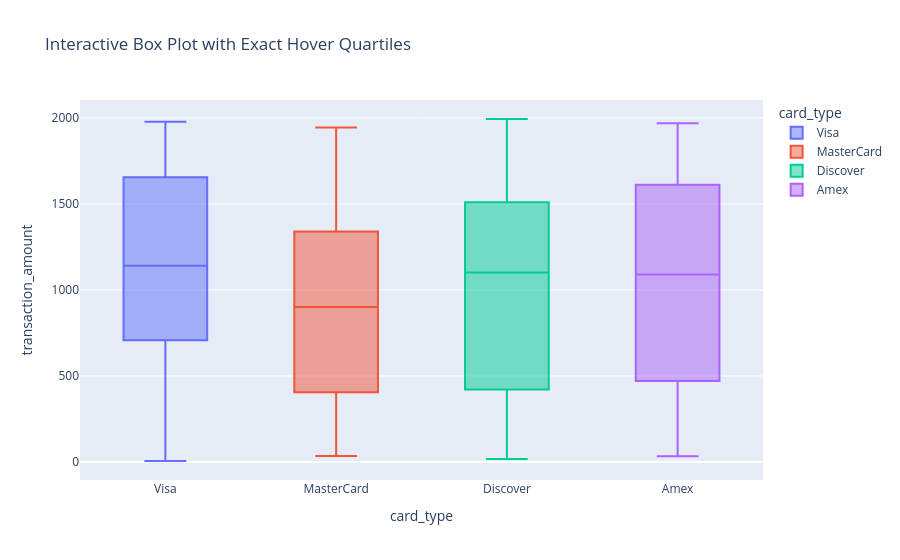

Notebook code cell kept with this figure:
### Markdown cell above
### 🔹 🔹 Interactive Box Plots: `px.box()`
Demonstrates how to use `🔹 Interactive Box Plots: `px.box()`` in Python. Visualizations turn complex numerical data into clear, intuitive graphics, helping you spot trends, patterns, and anomalies quickly. **Tip:** Always provide clear axis labels (`xlabel`, `ylabel`) and a title so viewers can interpret your visualization at a glance.

**Syntax:** `fig = px.box(df.head(300), x='card_type', y='transaction_amount', color='card_type', points='outliers', title='Interactive Box Plot with Exact Hover Quartiles')`

### Code cell
fig = px.box(df.head(300), x='card_type', y='transaction_amount', color='card_type', points='outliers', title='Interactive Box Plot with Exact Hover Quartiles')
fig.show()

### Figure 1 — Plotly figure (JSON) as saved in the notebook; plotly's stock layout.template omitted (floating-point values rounded to 4 significant figures)
{"data": [{"alignmentgroup": "True", "boxpoints": "outliers", "hovertemplate": "card_type=%{x}<br>transaction_amount=%{y}<extra></extra>", "legendgroup": "Visa", "marker": {"color": "#636efa"}, "name": "Visa", "notched": false, "offsetgroup": "Visa", "orientation": "v", "showlegend": true, "type": "box", "x": ["Visa", "Visa", "Visa", "Visa", "Visa", "Visa", "Visa", "Visa", "Visa", "Visa", "Visa", "Visa", "Visa", "Visa", "Visa", "Visa", "Visa", "Visa", "Visa", "Visa", "Visa", "Visa", "Visa", "Visa", "Visa", "Visa", "Visa", "Visa", "Visa", "Visa", "Visa", "Visa", "Visa", "Visa", "Visa", "Visa", "Visa", "Visa", "Visa", "Visa", "Visa", "Visa", "Visa", "Visa", "Visa", "Visa", "Visa", "Visa", "Visa", "Visa", "Visa", "Visa", "Visa", "Visa", "Visa", "Visa", "Visa", "Visa", "Visa", "Visa", "Visa", "Visa", "Visa", "Visa", "Visa", "Visa", "Visa", "Visa", "Visa", "Visa", "Visa", "Visa", "Visa"], "x0": " ", "xaxis": "x", "y": [1216.0, 1264.0, 363.5, 679.9, 1805.0, 1145.0, 320.6, 507.1, 726.1, 1361.0, 1790.0, 1753.0, 1042.0, 806.3, 1879.0, 627.2, 521.4, 1544.0, 1134.0, 1620.0, 1336.0, 838.8, 717.8, 1072.0, 75.02, 144.3, 1002.0, 1790.0, 662.9, 1243.0, 865.5, 1898.0, 536.5, 1501.0, 1436.0, 1881.0, 1814.0, 1263.0, 1835.0, 1254.0, 1290.0, 1977.0, 863.3, 1658.0, 1180.0, 469.2, 583.9, 1930.0, 1035.0, 233.7, 1028.0, 1015.0, 1141.0, 269.8, 1893.0, 1263.0, 145.1, 5.9, 1661.0, 1654.0, 1906.0, 1286.0, 1664.0, 923.2, 470.2, 1051.0, 1504.0, 1002.0, 324.2, 1908.0, 720.0, 1710.0, 998.0], "y0": " ", "yaxis": "y"}, {"alignmentgroup": "True", "boxpoints": "outliers", "hovertemplate": "card_type=%{x}<br>transaction_amount=%{y}<extra></extra>", "legendgroup": "MasterCard", "marker": {"color": "#EF553B"}, "name": "MasterCard", "notched": false, "offsetgroup": "MasterCard", "orientation": "v", "showlegend": true, "type": "box", "x": ["MasterCard", "MasterCard", "MasterCard", "MasterCard", "MasterCard", "MasterCard", "MasterCard", "MasterCard", "MasterCard", "MasterCard", "MasterCard", "MasterCard", "MasterCard", "MasterCard", "MasterCard", "MasterCard", "MasterCard", "MasterCard", "MasterCard", "MasterCard", "MasterCard", "MasterCard", "MasterCard", "MasterCard", "MasterCard", "MasterCard", "MasterCard", "MasterCard", "MasterCard", "MasterCard", "MasterCard", "MasterCard", "MasterCard", "MasterCard", "MasterCard", "MasterCard", "MasterCard", "MasterCard", "MasterCard", "MasterCard", "MasterCard", "MasterCard", "MasterCard", "MasterCard", "MasterCard", "MasterCard", "MasterCard", "MasterCard", "MasterCard", "MasterCard", "MasterCard", "MasterCard", "MasterCard", "MasterCard", "MasterCard", "MasterCard", "MasterCard", "MasterCard", "MasterCard", "MasterCard", "MasterCard", "MasterCard", "MasterCard", "MasterCard"], "x0": " ", "xaxis": "x", "y": [325.0, 1285.0, 559.9, 567.7, 1662.0, 900.9, 1661.0, 783.5, 1304.0, 1945.0, 51.76, 646.9, 908.9, 1147.0, 1350.0, 235.8, 1884.0, 964.2, 1088.0, 34.86, 73.44, 1938.0, 332.6, 375.4, 1525.0, 184.1, 1090.0, 205.5, 760.4, 707.7, 911.5, 389.2, 181.6, 1458.0, 1282.0, 961.2, 1592.0, 1691.0, 1313.0, 1234.0, 407.3, 53.41, 1294.0, 440.2, 302.8, 812.9, 493.0, 1516.0, 1504.0, 1330.0, 1875.0, 465.6, 403.9, 545.8, 602.8, 1565.0, 486.9, 165.6, 1210.0, 900.7, 75.08, 1654.0, 515.4, 1827.0], "y0": " ", "yaxis": "y"}, {"alignmentgroup": "True", "boxpoints": "outliers", "hovertemplate": "card_type=%{x}<br>transaction_amount=%{y}<extra></extra>", "legendgroup": "Discover", "marker": {"color": "#00cc96"}, "name": "Discover", "notched": false, "offsetgroup": "Discover", "orientation": "v", "showlegend": true, "type": "box", "x": ["Discover", "Discover", "Discover", "Discover", "Discover", "Discover", "Discover", "Discover", "Discover", "Discover", "Discover", "Discover", "Discover", "Discover", "Discover", "Discover", "Discover", "Discover", "Discover", "Discover", "Discover", "Discover", "Discover", "Discover", "Discover", "Discover", "Discover", "Discover", "Discover", "Discover", "Discover", "Discover", "Discover", "Discover", "Discover", "Discover", "Discover", "Discover", "Discover", "Discover", "Discover", "Discover", "Discover", "Discover", "Discover", "Discover", "Discover", "Discover", "Discover", "Discover", "Discover", "Discover", "Discover", "Discover", "Discover", "Discover", "Discover", "Discover", "Discover", "Discover", "Discover", "Discover", "Discover", "Discover", "Discover", "Discover", "Discover", "Discover", "Discover", "Discover", "Discover", "Discover", "Discover", "Discover"], "x0": " ", "xaxis": "x", "y": [136.7, 609.8, 927.5, 18.19, 765.4, 249.3, 1353.0, 1237.0, 1454.0, 1395.0, 1509.0, 422.0, 1024.0, 1699.0, 1117.0, 1285.0, 260.7, 1681.0, 1399.0, 131.7, 1571.0, 1016.0, 112.4, 698.3, 1722.0, 182.0, 1283.0, 1096.0, 1519.0, 731.1, 1828.0, 522.8, 792.5, 303.3, 1900.0, 253.3, 381.8, 927.0, 1625.0, 286.6, 1341.0, 640.2, 1892.0, 750.7, 1766.0, 1896.0, 214.0, 1321.0, 1108.0, 1195.0, 1467.0, 1958.0, 967.6, 755.0, 454.0, 710.8, 1223.0, 1413.0, 195.9, 203.1, 1920.0, 1994.0, 1375.0, 180.4, 94.78, 130.7, 1902.0, 1899.0, 543.7, 1720.0, 1958.0, 396.2, 1274.0, 1258.0], "y0": " ", "yaxis": "y"}, {"alignmentgroup": "True", "boxpoints": "outliers", "hovertemplate": "card_type=%{x}<br>transaction_amount=%{y}<extra></extra>", "legendgroup": "Amex", "marker": {"color": "#ab63fa"}, "name": "Amex", "notched": false, "offsetgroup": "Amex", "orientation": "v", "showlegend": true, "type": "box", "x": ["Amex", "Amex", "Amex", "Amex", "Amex", "Amex", "Amex", "Amex", "Amex", "Amex", "Amex", "Amex", "Amex", "Amex", "Amex", "Amex", "Amex", "Amex", "Amex", "Amex", "Amex", "Amex", "Amex", "Amex", "Amex", "Amex", "Amex", "Amex", "Amex", "Amex", "Amex", "Amex", "Amex", "Amex", "Amex", "Amex", "Amex", "Amex", "Amex", "Amex", "Amex", "Amex", "Amex", "Amex", "Amex", "Amex", "Amex", "Amex", "Amex", "Amex", "Amex", "Amex", "Amex", "Amex", "Amex", "Amex", "Amex", "Amex", "Amex", "Amex", "Amex", "Amex", "Amex", "Amex", "Amex", "Amex", "Amex", "Amex", "Amex", "Amex", "Amex", "Amex", "Amex", "Amex", "Amex", "Amex", "Amex", "Amex", "Amex", "Amex", "Amex", "Amex", "Amex", "Amex", "Amex", "Amex", "Amex", "Amex", "Amex"], "x0": " ", "xaxis": "x", "y": [124.2, 781.6, 913.7, 816.4, 354.7, 1894.0, 1254.0, 819.0, 701.8, 1869.0, 1557.0, 1594.0, 895.1, 570.0, 1597.0, 338.7, 33.01, 1953.0, 1060.0, 1482.0, 1959.0, 1798.0, 1780.0, 385.6, 1147.0, 53.98, 1708.0, 1874.0, 530.8, 483.9, 76.41, 464.1, 1719.0, 1797.0, 1470.0, 201.4, 1255.0, 1103.0, 1200.0, 90.61, 1103.0, 188.0, 1095.0, 824.7, 1541.0, 345.6, 464.0, 274.1, 1036.0, 1683.0, 1044.0, 1738.0, 1538.0, 1965.0, 1092.0, 580.9, 1845.0, 99.48, 817.4, 1723.0, 144.1, 1232.0, 1969.0, 1399.0, 365.4, 1927.0, 473.3, 1566.0, 696.1, 1211.0, 1761.0, 1141.0, 1730.0, 612.7, 291.7, 402.2, 1326.0, 521.8, 731.3, 1938.0, 644.7, 440.7, 1090.0, 354.1, 1544.0, 318.3, 1045.0, 1656.0, 1758.0], "y0": " ", "yaxis": "y"}], "layout": {"boxmode": "overlay", "legend": {"title": {"text": "card_type"}, "tracegroupgap": 0}, "title": {"text": "Interactive Box Plot with Exact Hover Quartiles"}, "xaxis": {"anchor": "y", "categoryarray": ["Visa", "MasterCard", "Discover", "Amex"], "categoryorder": "array", "domain": [0.0, 1.0], "title": {"text": "card_type"}}, "yaxis": {"anchor": "x", "domain": [0.0, 1.0], "title": {"text": "transaction_amount"}}}}
